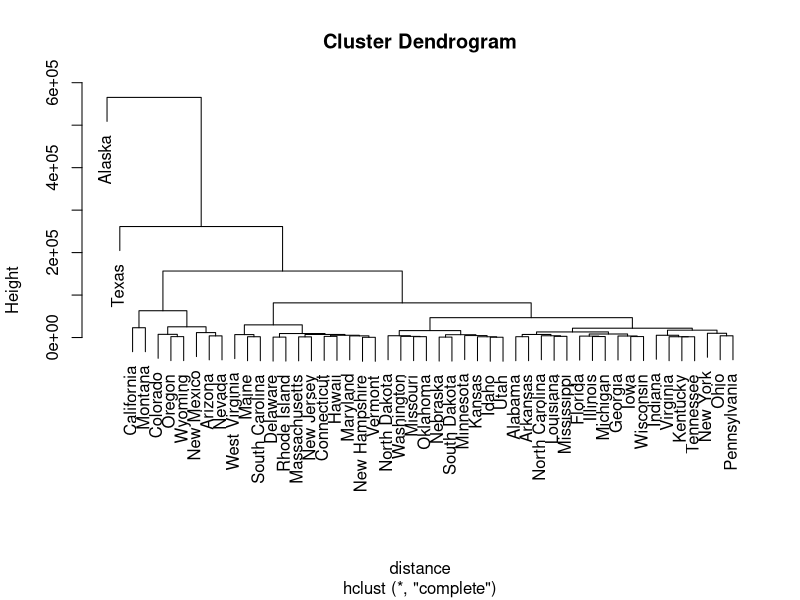
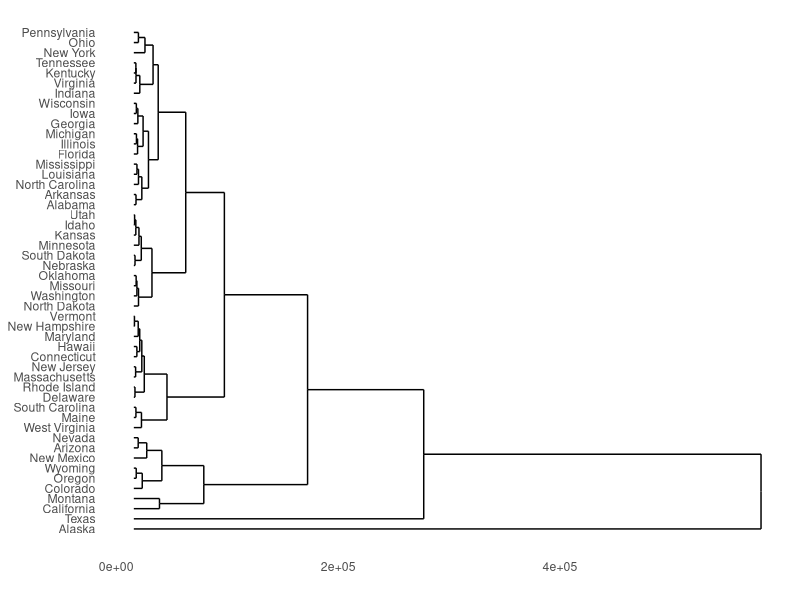
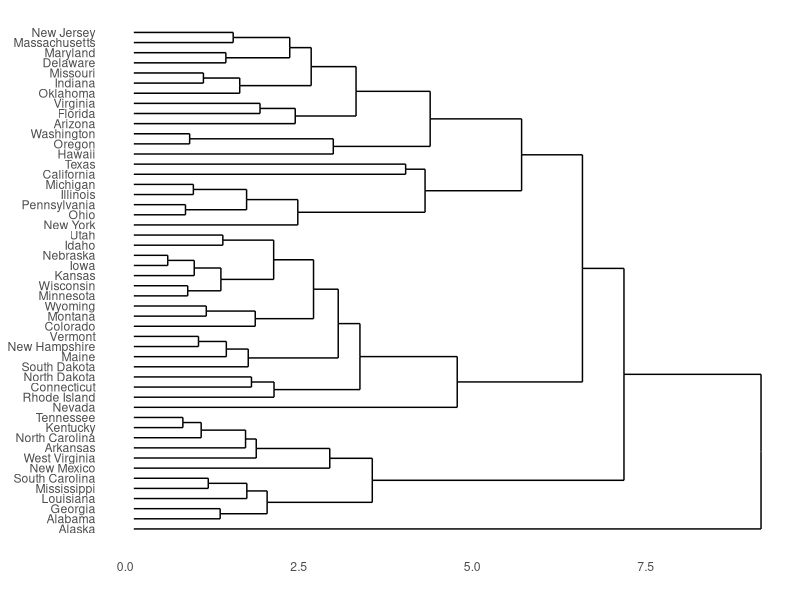

The R script that drew these images, in order: (Note: this script raises an error after producing the figures.)
library(datasets)
dat = state.x77

distance <- dist(as.matrix(dat))
hc <- hclust(distance)
plot(hc)
ggdendro::ggdendrogram(hc, rotate = 1)
#Scaling eliminated the effects or population and area that overpowered the other variables. this allowed the population to have asimilar  effect to area. i.e cali and texas being the closest to eachother.

datsc <- scale(dat)
scdist <- dist(as.matrix(datsc))
hcsc <- hclust(scdist)
ggdendro::ggdendrogram(hcsc, rotate = 1)


namos <- dat[,0]
datAsc <- as_tibble(datsc) %>% 
  select(-Area) 
Ascdist <- dist(as.matrix(datAsc))
datAsc <- ggdendro::as.dendro(Ascdist, namos, class = "hclust")
ggdendro::ggdendrogram(datAsc)
